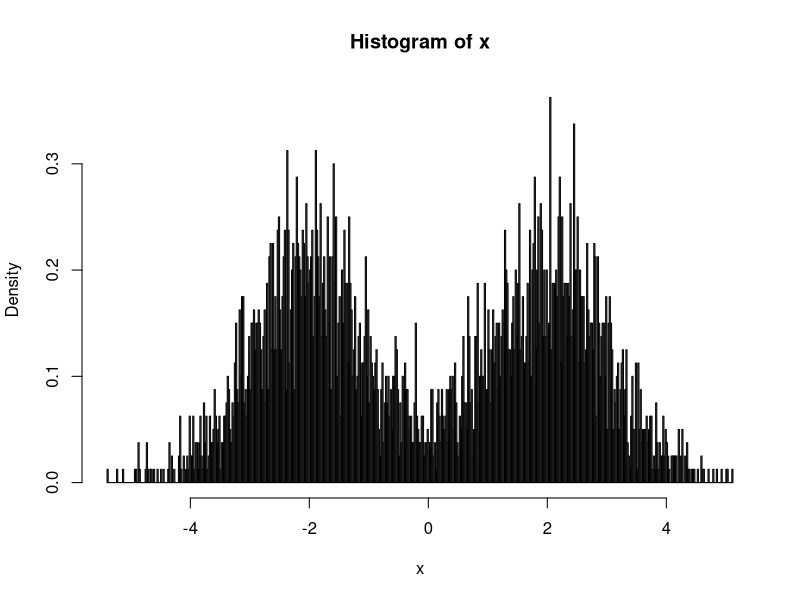
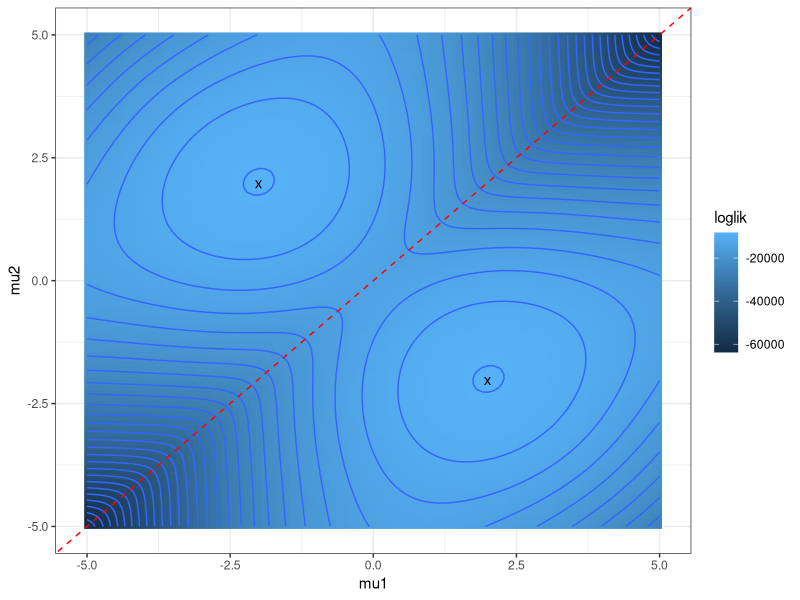
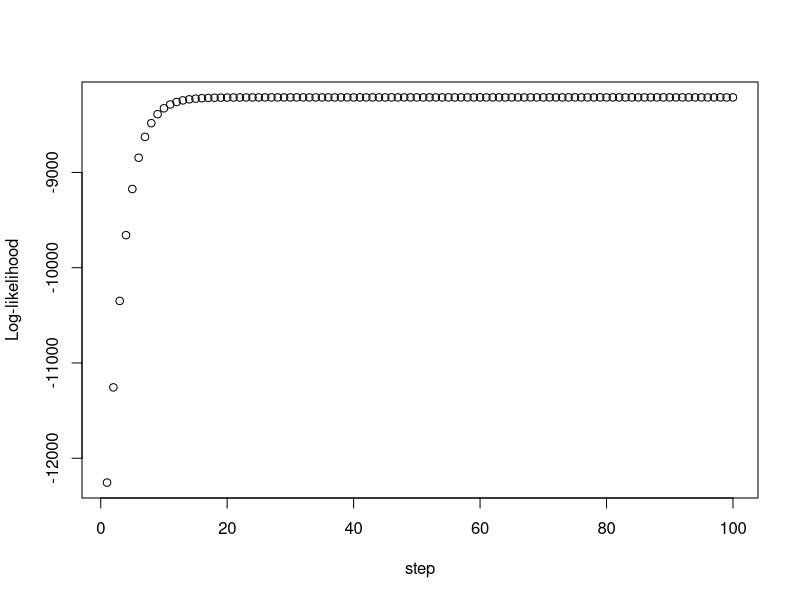
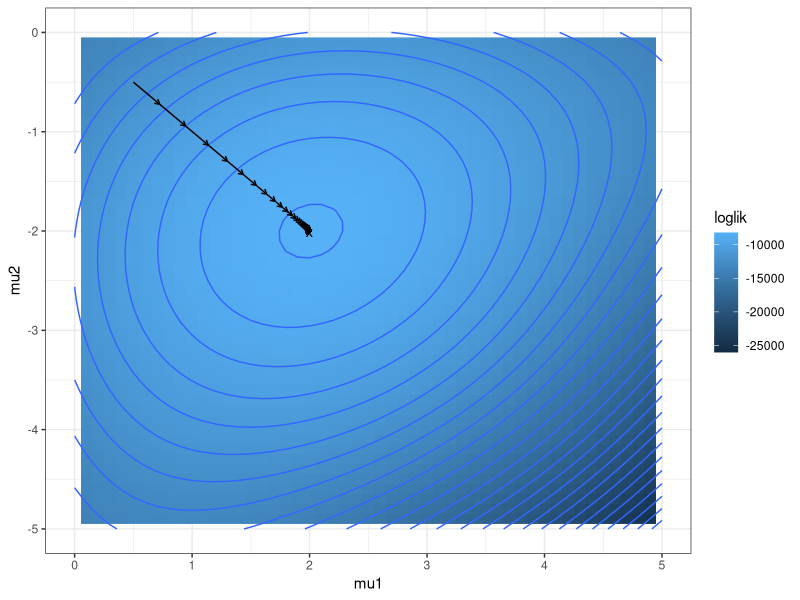
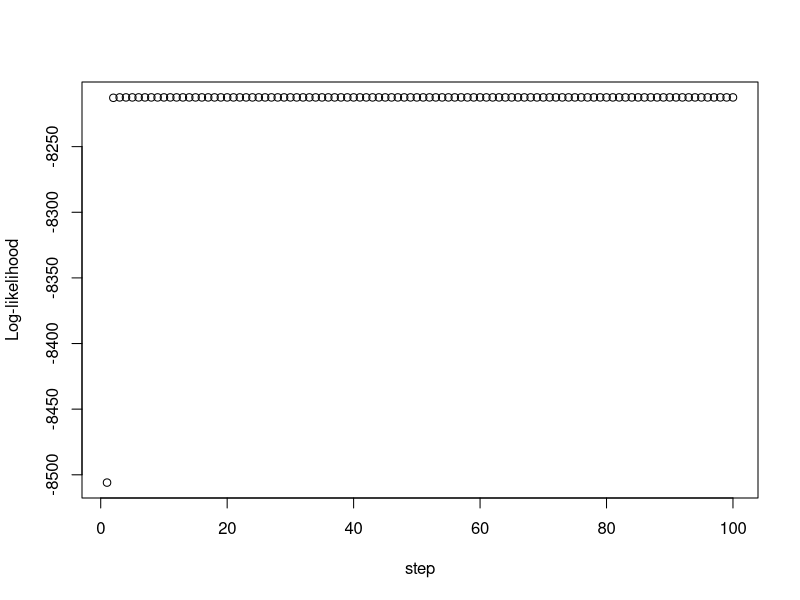
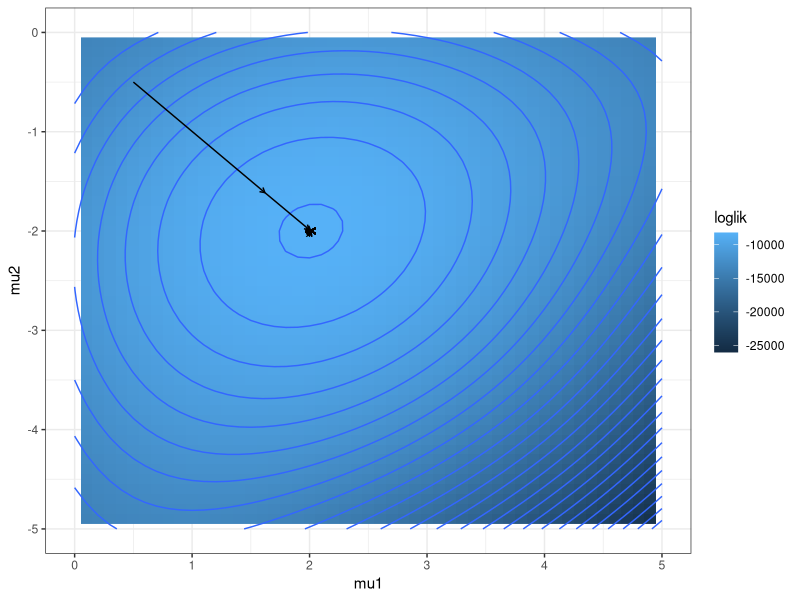

Write the R code that produced these figures, in order.
## ---- chunk 1
set.seed(1234)
x <- c(rnorm(2000, -2), rnorm(2000, 2))
hist(x, breaks=500,freq = FALSE)
## ---- chunk 2
pi1 <- 0.5
pi2 <- 0.5
sd1 <- 1
sd2 <- 1
loglik <- function(mus, xs) {
  n_obs <- length(xs)
  loglik <- 0
  for (i in 1:n_obs) {
    loglik =loglik + log(pi1 * dnorm(xs[i], mus[1], sd1) + pi2*dnorm(xs[i], mus[2], sd2))
  }
  loglik
}
## ---- chunk 3
loglik_vec <- function(mus, xs) {
  prob1 <- pi1*dnorm(xs, mus[1], sd1)
  prob2 <- pi2*dnorm(xs, mus[2], sd2)
  loglik <- sum(log(prob1 + prob2))
}
## ---- chunk 4
res1 <- loglik(c(-2,2), x)
res2 <- loglik_vec(c(-2, 2), x)
print(paste("Simple imp result:", res1))
print(paste("Vectorized imp result:", res2))
## ---- chunk 5
library(microbenchmark)
microbenchmark(loglik(c(-2,2), x),
               loglik_vec(c(-2,2), x))
## ---- chunk 6
suppressMessages(library(tidyverse))
suppressMessages(library(purrr))
mus <- seq(-5, 5, by=0.1)
loglik_df <- tibble(mu1=mus, mu2 = mus)
loglik_df <- loglik_df %>% expand(mu1, mu2)
loglik_val <- map2(loglik_df$mu1, loglik_df$mu2, c) %>% map(loglik_vec, x) %>% unlist()
loglik_df$loglik <- loglik_val
ggplot(loglik_df, aes(x=mu1, y=mu2)) +
  geom_raster(aes(fill=loglik)) +
  geom_contour(aes(z=loglik), bins=30) + geom_abline(intercept = 0, slope = 1, color="red", linetype="dashed") +
  theme_bw() +
  annotate("text", x=c(2, -2), y=c(-2,2), label="x")
## ---- chunk 7
dmu1 <- function(mu1, mu2) {
  sum(-(mu1-x)*pi1*dnorm(x,mu1, sd1)/(sd1^2*(pi1*dnorm(x, mu1, sd1) +pi2*dnorm(x, mu2, sd2))))
}
dmu2 <- function(mu1, mu2) {
  sum(-(mu2-x)*pi2*dnorm(x,mu2, sd2)/(sd2^2*(pi1*dnorm(x, mu1, sd1) +pi2*dnorm(x, mu2, sd2))))
}
## ---- chunk 8
mu1 <- 0.5
mu2 <- -0.5
lr <- 1e-4
tot_steps <- 100
log_like_gradDesc <- numeric(tot_steps)

mu1_tra <- numeric(tot_steps)
mu2_tra <- numeric(tot_steps)
for (step_i in 1:100) {
  d1 <- dmu1(mu1, mu2)
  d2 <- dmu2(mu1, mu2)
  mu1_new <- mu1 + lr*d1
  mu2_new <- mu2 + lr*d2
  log_like_gradDesc[step_i] <- loglik_vec(c(mu1, mu2), x)
  mu1 <- mu1_tra[step_i] <- mu1_new
  mu2 <- mu2_tra[step_i] <- mu2_new
}

plot(1:tot_steps, log_like_gradDesc, xlab = "step", ylab="Log-likelihood")

mu1_tra <- c(0.5, mu1_tra)
mu2_tra <- c(-0.5, mu2_tra)
mu_tra <- tibble(mu1=mu1_tra,
                 mu2=mu2_tra)
mu_tra <- mu_tra %>% 
  rename(mu1_start=mu1,
         mu2_start=mu2) %>% 
  mutate(mu1_end=lead(mu1_start),
         mu2_end=lead(mu2_start)) %>% 
  filter(!is.na(mu1_end))

loglik_df %>% filter(mu1 >= 0, mu1 <=5, mu2 >= -5, mu2 <= 0) %>%
  ggplot(aes(x=mu1, y=mu2)) +
  geom_raster(aes(fill=loglik)) +
  geom_contour(aes(z=loglik), bins=30) +
  theme_bw() +
  annotate("text", x=c(2, -2), y=c(-2,2), label="x") +
  geom_segment(data=mu_tra, aes(x=mu1_start, y=mu2_start, xend=mu1_end, yend=mu2_end), arrow = arrow(length = unit(0.01, "npc"))) +
  xlim(0, 5) +
  ylim(-5, 0)
## ---- chunk 9
cal_z <- function(mu1, mu2) {
  
  z <- matrix(NA_real_,
              nrow=length(x),
              ncol=2)
  
  for (i in 1:length(x)) {
    z[i,] <- c(
      dnorm(x[i], mean=mu1, sd=sd1),
      dnorm(x[i], mean=mu2, sd=sd2))
  }
  z/rowSums(z)
}

update_mu <- function(z) {
  zi_x <- z * x
  colSums(zi_x) / colSums(z)
}

log_lik_EM <- numeric(tot_steps)
mu1_EM <- numeric(tot_steps)
mu2_EM <- numeric(tot_steps)

mu1 <- 0.5
mu2 <- -0.5

for (step_i in 1:tot_steps) {
  z <- cal_z(mu1, mu2)
  res1 <- update_mu(z)
  mu1 <- mu1_EM[step_i] <- res1[1]
  mu2 <- mu2_EM[step_i] <- res1[2]
  log_lik_EM[step_i] <- loglik_vec(c(mu1, mu2), x)
}

mu1_EM <- c(0.5, mu1_EM)
mu2_EM <- c(-0.5, mu2_EM)
mu_EM <- tibble(mu1=mu1_EM,
                 mu2=mu2_EM)
mu_EM <- mu_EM %>% 
  rename(mu1_start=mu1,
         mu2_start=mu2) %>% 
  mutate(mu1_end=lead(mu1_start),
         mu2_end=lead(mu2_start)) %>% 
  filter(!is.na(mu1_end))

plot(1:tot_steps, log_lik_EM, xlab = "step", ylab="Log-likelihood")

loglik_df %>% filter(mu1 >= 0, mu1 <=5, mu2 >= -5, mu2 <= 0) %>%
  ggplot(aes(x=mu1, y=mu2)) +
  geom_raster(aes(fill=loglik))+
  geom_contour(aes(z=loglik), bins=30) +
  theme_bw() +
  annotate("text", x=c(2, -2), y=c(-2,2), label="x") +
  geom_segment(data=mu_EM, aes(x=mu1_start, y=mu2_start, xend=mu1_end, yend=mu2_end), arrow = arrow(length = unit(0.01, "npc"))) +
  xlim(0, 5) +
  ylim(-5,0)
